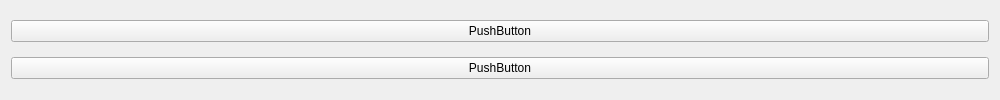
<?xml version="1.0" encoding="UTF-8"?>
<ui version="4.0">
 <class>Form</class>
 <widget class="QWidget" name="Form">
  <property name="geometry">
   <rect>
    <x>0</x>
    <y>0</y>
    <width>1000</width>
    <height>100</height>
   </rect>
  </property>
  <property name="sizePolicy">
   <sizepolicy hsizetype="Maximum" vsizetype="Maximum">
    <horstretch>0</horstretch>
    <verstretch>0</verstretch>
   </sizepolicy>
  </property>
  <property name="minimumSize">
   <size>
    <width>1000</width>
    <height>100</height>
   </size>
  </property>
  <property name="maximumSize">
   <size>
    <width>1000</width>
    <height>100</height>
   </size>
  </property>
  <property name="windowTitle">
   <string>Form</string>
  </property>
  <layout class="QVBoxLayout" name="verticalLayout">
   <item>
    <widget class="QPushButton" name="pushButton_2">
     <property name="text">
      <string>PushButton</string>
     </property>
    </widget>
   </item>
   <item>
    <widget class="QPushButton" name="pushButton">
     <property name="text">
      <string>PushButton</string>
     </property>
    </widget>
   </item>
  </layout>
 </widget>
 <resources/>
 <connections/>
</ui>
